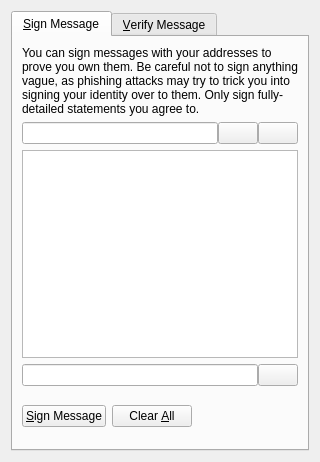
<?xml version="1.0" encoding="UTF-8"?>
<ui version="4.0">
 <class>SignVerifyMessageDialog</class>
 <widget class="QDialog" name="SignVerifyMessageDialog">
  <property name="CACAmetry">
   <rect>
    <x>0</x>
    <y>0</y>
    <width>700</width>
    <height>380</height>
   </rect>
  </property>
  <property name="windowTitle">
   <string>Signatures - Sign / Verify a Message</string>
  </property>
  <property name="modal">
   <bool>true</bool>
  </property>
  <layout class="QVBoxLayout" name="verticalLayout">
   <item>
    <widget class="QTabWidget" name="tabWidget">
     <property name="currentIndex">
      <number>0</number>
     </property>
     <widget class="QWidget" name="tabSignMessage">
      <attribute name="title">
       <string>&amp;Sign Message</string>
      </attribute>
      <layout class="QVBoxLayout" name="verticalLayout_SM">
       <item>
        <widget class="QLabel" name="infoLabel_SM">
         <property name="text">
          <string>You can sign messages with your addresses to prove you own them. Be careful not to sign anything vague, as phishing attacks may try to trick you into signing your identity over to them. Only sign fully-detailed statements you agree to.</string>
         </property>
         <property name="textFormat">
          <enum>Qt::PlainText</enum>
         </property>
         <property name="wordWrap">
          <bool>true</bool>
         </property>
        </widget>
       </item>
       <item>
        <layout class="QHBoxLayout" name="horizontalLayout_1_SM">
         <property name="spacing">
          <number>0</number>
         </property>
         <item>
          <widget class="QValidatedLineEdit" name="addressIn_SM">
           <property name="toolTip">
            <string>The address to sign the message with (e.g. 1NS17iag9jJgTHD1VXjvLCEnZuQ3rJDE9L)</string>
           </property>
           <property name="maxLength">
            <number>34</number>
           </property>
          </widget>
         </item>
         <item>
          <widget class="QPushButton" name="addressBookButton_SM">
           <property name="toolTip">
            <string>Choose an address from the address book</string>
           </property>
           <property name="text">
            <string/>
           </property>
           <property name="icon">
            <iconset resource="../bitcoin.qrc">
             <normaloff>:/icons/address-book</normaloff>:/icons/address-book</iconset>
           </property>
           <property name="shortcut">
            <string>Alt+A</string>
           </property>
           <property name="autoDefault">
            <bool>false</bool>
           </property>
          </widget>
         </item>
         <item>
          <widget class="QPushButton" name="pasteButton_SM">
           <property name="toolTip">
            <string>Paste address from clipboard</string>
           </property>
           <property name="text">
            <string/>
           </property>
           <property name="icon">
            <iconset resource="../bitcoin.qrc">
             <normaloff>:/icons/editpaste</normaloff>:/icons/editpaste</iconset>
           </property>
           <property name="shortcut">
            <string>Alt+P</string>
           </property>
           <property name="autoDefault">
            <bool>false</bool>
           </property>
          </widget>
         </item>
        </layout>
       </item>
       <item>
        <widget class="QPlainTextEdit" name="messageIn_SM">
         <property name="toolTip">
          <string>Enter the message you want to sign here</string>
         </property>
        </widget>
       </item>
       <item>
        <layout class="QHBoxLayout" name="horizontalLayout_2_SM">
         <property name="spacing">
          <number>0</number>
         </property>
         <item>
          <widget class="QLineEdit" name="signatureOut_SM">
           <property name="font">
            <font>
             <italic>true</italic>
            </font>
           </property>
           <property name="readOnly">
            <bool>true</bool>
           </property>
          </widget>
         </item>
         <item>
          <widget class="QPushButton" name="copySignatureButton_SM">
           <property name="toolTip">
            <string>Copy the current signature to the system clipboard</string>
           </property>
           <property name="text">
            <string/>
           </property>
           <property name="icon">
            <iconset resource="../bitcoin.qrc">
             <normaloff>:/icons/editcopy</normaloff>:/icons/editcopy</iconset>
           </property>
           <property name="autoDefault">
            <bool>false</bool>
           </property>
          </widget>
         </item>
        </layout>
       </item>
       <item>
        <layout class="QHBoxLayout" name="horizontalLayout_3_SM">
         <item>
          <widget class="QPushButton" name="signMessageButton_SM">
           <property name="toolTip">
            <string>Sign the message to prove you own this Bitcoin address</string>
           </property>
           <property name="text">
            <string>&amp;Sign Message</string>
           </property>
           <property name="icon">
            <iconset resource="../bitcoin.qrc">
             <normaloff>:/icons/edit</normaloff>:/icons/edit</iconset>
           </property>
           <property name="autoDefault">
            <bool>false</bool>
           </property>
          </widget>
         </item>
         <item>
          <widget class="QPushButton" name="clearButton_SM">
           <property name="toolTip">
            <string>Reset all sign message fields</string>
           </property>
           <property name="text">
            <string>Clear &amp;All</string>
           </property>
           <property name="icon">
            <iconset resource="../bitcoin.qrc">
             <normaloff>:/icons/remove</normaloff>:/icons/remove</iconset>
           </property>
           <property name="autoDefault">
            <bool>false</bool>
           </property>
          </widget>
         </item>
         <item>
          <spacer name="horizontalSpacer_1_SM">
           <property name="orientation">
            <enum>Qt::Horizontal</enum>
           </property>
           <property name="sizeHint" stdset="0">
            <size>
             <width>40</width>
             <height>48</height>
            </size>
           </property>
          </spacer>
         </item>
         <item>
          <widget class="QLabel" name="statusLabel_SM">
           <property name="font">
            <font>
             <weight>75</weight>
             <bold>true</bold>
            </font>
           </property>
           <property name="text">
            <string/>
           </property>
           <property name="wordWrap">
            <bool>true</bool>
           </property>
          </widget>
         </item>
         <item>
          <spacer name="horizontalSpacer_2_SM">
           <property name="orientation">
            <enum>Qt::Horizontal</enum>
           </property>
           <property name="sizeHint" stdset="0">
            <size>
             <width>40</width>
             <height>48</height>
            </size>
           </property>
          </spacer>
         </item>
        </layout>
       </item>
      </layout>
     </widget>
     <widget class="QWidget" name="tabVerifyMessage">
      <attribute name="title">
       <string>&amp;Verify Message</string>
      </attribute>
      <layout class="QVBoxLayout" name="verticalLayout_VM">
       <item>
        <widget class="QLabel" name="infoLabel_VM">
         <property name="text">
          <string>Enter the signing address, message (ensure you copy line breaks, spaces, tabs, etc. exactly) and signature below to verify the message. Be careful not to read more into the signature than what is in the signed message itself, to avoid being tricked by a man-in-the-middle attack.</string>
         </property>
         <property name="textFormat">
          <enum>Qt::PlainText</enum>
         </property>
         <property name="alignment">
          <set>Qt::AlignLeading|Qt::AlignLeft|Qt::AlignTop</set>
         </property>
         <property name="wordWrap">
          <bool>true</bool>
         </property>
        </widget>
       </item>
       <item>
        <layout class="QHBoxLayout" name="horizontalLayout_1_VM">
         <property name="spacing">
          <number>0</number>
         </property>
         <item>
          <widget class="QValidatedLineEdit" name="addressIn_VM">
           <property name="toolTip">
            <string>The address the message was signed with (e.g. 1NS17iag9jJgTHD1VXjvLCEnZuQ3rJDE9L)</string>
           </property>
           <property name="maxLength">
            <number>34</number>
           </property>
          </widget>
         </item>
         <item>
          <widget class="QPushButton" name="addressBookButton_VM">
           <property name="toolTip">
            <string>Choose an address from the address book</string>
           </property>
           <property name="text">
            <string/>
           </property>
           <property name="icon">
            <iconset resource="../bitcoin.qrc">
             <normaloff>:/icons/address-book</normaloff>:/icons/address-book</iconset>
           </property>
           <property name="shortcut">
            <string>Alt+A</string>
           </property>
           <property name="autoDefault">
            <bool>false</bool>
           </property>
          </widget>
         </item>
        </layout>
       </item>
       <item>
        <widget class="QPlainTextEdit" name="messageIn_VM"/>
       </item>
       <item>
        <widget class="QValidatedLineEdit" name="signatureIn_VM"/>
       </item>
       <item>
        <layout class="QHBoxLayout" name="horizontalLayout_2_VM">
         <item>
          <widget class="QPushButton" name="verifyMessageButton_VM">
           <property name="toolTip">
            <string>Verify the message to ensure it was signed with the specified Bitcoin address</string>
           </property>
           <property name="text">
            <string>&amp;Verify Message</string>
           </property>
           <property name="icon">
            <iconset resource="../bitcoin.qrc">
             <normaloff>:/icons/transaction_0</normaloff>:/icons/transaction_0</iconset>
           </property>
           <property name="autoDefault">
            <bool>false</bool>
           </property>
          </widget>
         </item>
         <item>
          <widget class="QPushButton" name="clearButton_VM">
           <property name="toolTip">
            <string>Reset all verify message fields</string>
           </property>
           <property name="text">
            <string>Clear &amp;All</string>
           </property>
           <property name="icon">
            <iconset resource="../bitcoin.qrc">
             <normaloff>:/icons/remove</normaloff>:/icons/remove</iconset>
           </property>
           <property name="autoDefault">
            <bool>false</bool>
           </property>
          </widget>
         </item>
         <item>
          <spacer name="horizontalSpacer_1_VM">
           <property name="orientation">
            <enum>Qt::Horizontal</enum>
           </property>
           <property name="sizeHint" stdset="0">
            <size>
             <width>40</width>
             <height>48</height>
            </size>
           </property>
          </spacer>
         </item>
         <item>
          <widget class="QLabel" name="statusLabel_VM">
           <property name="font">
            <font>
             <weight>75</weight>
             <bold>true</bold>
            </font>
           </property>
           <property name="text">
            <string/>
           </property>
           <property name="wordWrap">
            <bool>true</bool>
           </property>
          </widget>
         </item>
         <item>
          <spacer name="horizontalSpacer_2_VM">
           <property name="orientation">
            <enum>Qt::Horizontal</enum>
           </property>
           <property name="sizeHint" stdset="0">
            <size>
             <width>40</width>
             <height>48</height>
            </size>
           </property>
          </spacer>
         </item>
        </layout>
       </item>
      </layout>
     </widget>
    </widget>
   </item>
  </layout>
 </widget>
 <customwidgets>
  <customwidget>
   <class>QValidatedLineEdit</class>
   <extends>QLineEdit</extends>
   <header>qvalidatedlineedit.h</header>
  </customwidget>
 </customwidgets>
 <resources>
  <include location="../bitcoin.qrc"/>
 </resources>
 <connections/>
</ui>
